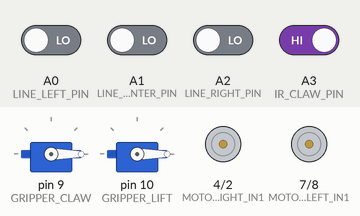
The sketch below on a simulated Arduino Uno, built with avr-gcc and run on an emulated ATmega328P. Parts: 2 × servo, motor-driver pin pairs drawn as motors (green arrow = first pin HIGH = forward, orange = second pin HIGH = backward, longer = more drive, scaled by the enable pin). The inputs (shaded band) are chosen by the test bench; at power-on: A3 (IR_CLAW_PIN) HIGH, A0 (LINE_LEFT_PIN), A1 (LINE_CENTER_PIN), A2 (LINE_RIGHT_PIN) LOW.

Above: at 1.1 s.
1.2 s: A3 (IR_CLAW_PIN) driven LOW
At 3.2 s:
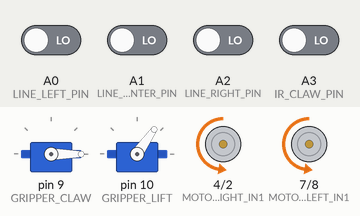
At 4.0 s:
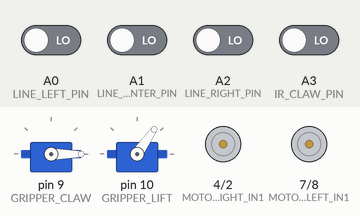
Timing chart, 0 to 5.5 s (numbered marks = the images above; inputs shaded):
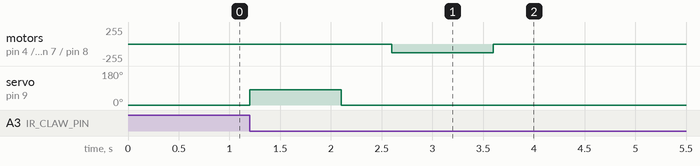

Measured:
- after the input at 1.2 s, motor on pin 4 (MOTOR_RIGHT_IN1) / pin 2 (MOTOR_RIGHT_IN2), motor on pin 7 (MOTOR_LEFT_IN1) / pin 8 (MOTOR_LEFT_IN2): stopped → backward 128/255 after 1.4 s, → stopped 1.0 s later; servo on pin 9 (GRIPPER_CLAW): 0° → 80° at once, → 0° 0.90 s later; servo on pin 10 (GRIPPER_LIFT): 0° → 55° after 0.30 s

The sketch:

rb-grip-stack.ino
```cpp
// Scenario: rb-grip-stack@1, kit: ref-uno-gripper@0, board: uno-r3@0
// Generated by STEM Studio from the blocks: editing this code does not change the lab.
// Target: arduino:avr:uno, contract uno-arduino-avr 0.1.7. Libraries: arduino:avr@1.8.8 (LGPL-2.1), Servo@1.3.0 (LGPL-2.1)

#include <Servo.h>

#define MOTOR_LEFT_EN 5
#define MOTOR_LEFT_IN1 7
#define MOTOR_LEFT_IN2 8
#define MOTOR_RIGHT_EN 6
#define MOTOR_RIGHT_IN1 4
#define MOTOR_RIGHT_IN2 2
#define LINE_LEFT_PIN A0
#define LINE_CENTER_PIN A1
#define LINE_RIGHT_PIN A2
#define GRIPPER_CLAW 9
#define GRIPPER_LIFT 10
#define IR_CLAW_PIN A3

Servo gripperClaw;
Servo gripperLift;

long add32(long a, long b) { return (long)((unsigned long)a + (unsigned long)b); }
long sub32(long a, long b) { return (long)((unsigned long)a - (unsigned long)b); }
long mul32(long a, long b) { return (long)((unsigned long)a * (unsigned long)b); }
long neg32(long a) { return (long)(0UL - (unsigned long)a); }
long div32(long a, long b) { return b == -1L ? neg32(a) : (b == 0L ? 0L : a / b); }
long mod32(long a, long b) { return (b == -1L || b == 0L) ? 0L : a % b; }

void motorSet(uint8_t en, uint8_t in1, uint8_t in2, long speed) {
  if (speed > 100L) speed = 100L;
  if (speed < -100L) speed = -100L;
  long magnitude = speed < 0L ? -speed : speed;
  digitalWrite(in1, speed > 0L ? HIGH : LOW);
  digitalWrite(in2, speed < 0L ? HIGH : LOW);
  analogWrite(en, (int)((magnitude * 255L + 50L) / 100L));
}

void gripperSet(Servo &servo, long angle) {
  if (angle < 0L) angle = 0L;
  if (angle > 90L) angle = 90L;
  servo.write((int)angle);
}

void setup() {
  pinMode(MOTOR_LEFT_EN, OUTPUT);
  pinMode(MOTOR_LEFT_IN1, OUTPUT);
  pinMode(MOTOR_LEFT_IN2, OUTPUT);
  pinMode(MOTOR_RIGHT_EN, OUTPUT);
  pinMode(MOTOR_RIGHT_IN1, OUTPUT);
  pinMode(MOTOR_RIGHT_IN2, OUTPUT);
  pinMode(LINE_LEFT_PIN, INPUT);
  pinMode(LINE_CENTER_PIN, INPUT);
  pinMode(LINE_RIGHT_PIN, INPUT);
  gripperClaw.attach(GRIPPER_CLAW);
  gripperClaw.write(0);
  gripperLift.attach(GRIPPER_LIFT);
  gripperLift.write(90);
  pinMode(IR_CLAW_PIN, INPUT);
  gripperSet(gripperLift, 0L);
  gripperSet(gripperClaw, 0L);
  delay(300L);
  while (!((digitalRead(IR_CLAW_PIN) == LOW))) {
    if ((digitalRead(LINE_CENTER_PIN) == HIGH)) {
      {
        const long _s = (50L);
        motorSet(MOTOR_LEFT_EN, MOTOR_LEFT_IN1, MOTOR_LEFT_IN2, _s);
        motorSet(MOTOR_RIGHT_EN, MOTOR_RIGHT_IN1, MOTOR_RIGHT_IN2, _s);
      }
    } else if ((digitalRead(LINE_LEFT_PIN) == HIGH)) {
      {
        const long _s = (50L);
        motorSet(MOTOR_LEFT_EN, MOTOR_LEFT_IN1, MOTOR_LEFT_IN2, neg32(_s));
        motorSet(MOTOR_RIGHT_EN, MOTOR_RIGHT_IN1, MOTOR_RIGHT_IN2, _s);
      }
    } else if ((digitalRead(LINE_RIGHT_PIN) == HIGH)) {
      {
        const long _s = (50L);
        motorSet(MOTOR_LEFT_EN, MOTOR_LEFT_IN1, MOTOR_LEFT_IN2, _s);
        motorSet(MOTOR_RIGHT_EN, MOTOR_RIGHT_IN1, MOTOR_RIGHT_IN2, neg32(_s));
      }
    }
  }
  motorSet(MOTOR_LEFT_EN, MOTOR_LEFT_IN1, MOTOR_LEFT_IN2, 0L);
  motorSet(MOTOR_RIGHT_EN, MOTOR_RIGHT_IN1, MOTOR_RIGHT_IN2, 0L);
  gripperSet(gripperClaw, 80L);
  delay(300L);
  gripperSet(gripperLift, 55L);
  delay(300L);
  while (((digitalRead(LINE_LEFT_PIN) == HIGH) || ((digitalRead(LINE_CENTER_PIN) == HIGH) || (digitalRead(LINE_RIGHT_PIN) == HIGH)))) {
    if ((digitalRead(LINE_CENTER_PIN) == HIGH)) {
      {
        const long _s = (50L);
        motorSet(MOTOR_LEFT_EN, MOTOR_LEFT_IN1, MOTOR_LEFT_IN2, _s);
        motorSet(MOTOR_RIGHT_EN, MOTOR_RIGHT_IN1, MOTOR_RIGHT_IN2, _s);
      }
    } else if ((digitalRead(LINE_LEFT_PIN) == HIGH)) {
      {
        const long _s = (50L);
        motorSet(MOTOR_LEFT_EN, MOTOR_LEFT_IN1, MOTOR_LEFT_IN2, neg32(_s));
        motorSet(MOTOR_RIGHT_EN, MOTOR_RIGHT_IN1, MOTOR_RIGHT_IN2, _s);
      }
    } else if ((digitalRead(LINE_RIGHT_PIN) == HIGH)) {
      {
        const long _s = (50L);
        motorSet(MOTOR_LEFT_EN, MOTOR_LEFT_IN1, MOTOR_LEFT_IN2, _s);
        motorSet(MOTOR_RIGHT_EN, MOTOR_RIGHT_IN1, MOTOR_RIGHT_IN2, neg32(_s));
      }
    }
  }
  motorSet(MOTOR_LEFT_EN, MOTOR_LEFT_IN1, MOTOR_LEFT_IN2, 0L);
  motorSet(MOTOR_RIGHT_EN, MOTOR_RIGHT_IN1, MOTOR_RIGHT_IN2, 0L);
  delay(300L);
  gripperSet(gripperClaw, 0L);
  delay(500L);
  {
    const long _s = (50L);
    motorSet(MOTOR_LEFT_EN, MOTOR_LEFT_IN1, MOTOR_LEFT_IN2, neg32(_s));
    motorSet(MOTOR_RIGHT_EN, MOTOR_RIGHT_IN1, MOTOR_RIGHT_IN2, neg32(_s));
  }
  delay(1000L);
  motorSet(MOTOR_LEFT_EN, MOTOR_LEFT_IN1, MOTOR_LEFT_IN2, 0L);
  motorSet(MOTOR_RIGHT_EN, MOTOR_RIGHT_IN1, MOTOR_RIGHT_IN2, 0L);
}

void loop() {
}
```
